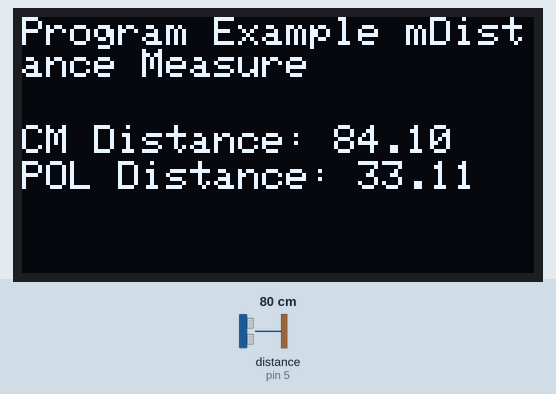
The sketch below on a simulated Arduino Nano, built with avr-gcc and run on an emulated ATmega328P. Parts: 128×64 one-colour display. Wiring (inferred from the names in the program): ultrasonic range finder: trigger pin 4; echo pin 5. The inputs (shaded band) are chosen by the test bench; at power-on: distance to the obstacle (sensor on pin 5) 80 cm. The echo pulse lasts 58.3 µs per cm.

Above: at 1.8 s.
1.9 s: distance to the obstacle (sensor on pin 5) set to 299 cm
At 2.8 s:
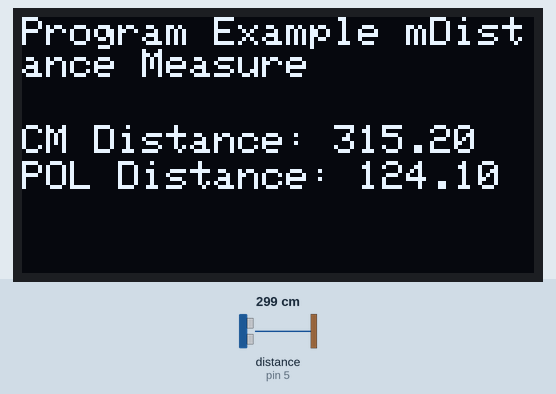
6.0 s: distance to the obstacle (sensor on pin 5) set to 2 cm
At 7.0 s:
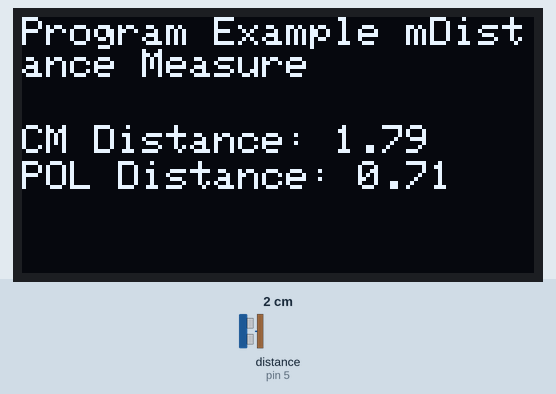
7.8 s: distance to the obstacle (sensor on pin 5) set to 4 cm
At 11.6 s:
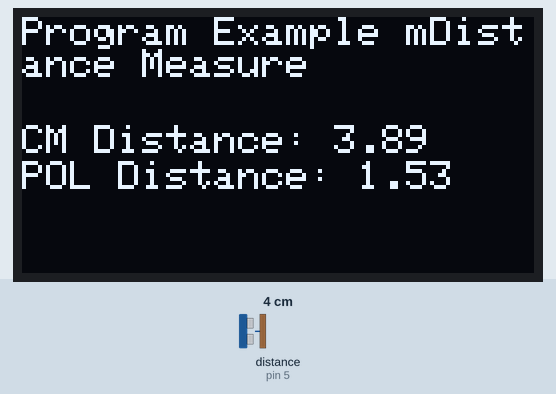
Timing chart, 0 to 13.1 s (numbered marks = the images above; inputs shaded):
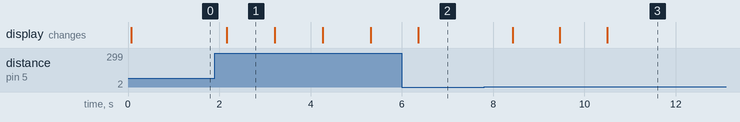

Measured:
- after the input at 1.9 s, the display: changes after 0.26 s (image 1)
- after the input at 6.0 s, the display: changes after 0.36 s (image 2)
- after the input at 7.8 s, the display: first changes after 0.63 s (image 3 shows a later state)
- what the display in image 1 shows lasts 1.0 s, from 2.2 s to 3.2 s

The sketch:

ultrassonic_sensor.ino
```cpp
/*
 * Project name: Ultrassonic Sensor HC-SR04 and Oled Display
 * Description: How to use the ultrassonic sensor and oled display to mesure a distance
 * Hostpage: https://github.com/LeandroTeodoroRJ/BareMetalLowCost_Arduino
 * Stable: Yes
 * Version: 1.0.
 * Last Uptate: 26.03.26
 * Dependences:
 *   -- Ultrasonic Created by ITead studio. Alex, Apr 20, 2010.
 *   -- Adafruit SSD1306 v.2.5.14 by Adafruit
 * Current: Yes
 * Maintainer: leandroteodoro.engenharia@gmail.com
 * Architecture: Arduino Nano V3
 * Compile/Interpreter: Arduino IDE Ver 2.3.8
 * Access: Public
 * Changelog: No
 * Readme and Documents: No
 * Links:
 *
 * Other Notes:
 *
 */

#include "Ultrasonic.h"
#include <Wire.h>
#include <Adafruit_GFX.h>
#include <Adafruit_SSD1306.h>

#define GPIO_4  4
#define GPIO_5  5
#define GPIO_3    3
#define pin_trigger GPIO_4
#define pin_echo GPIO_5
#define SCREEN_WIDTH 128
#define SCREEN_HEIGHT 64

Ultrasonic ultrasonic(pin_trigger, pin_echo);
Adafruit_SSD1306 display(SCREEN_WIDTH, SCREEN_HEIGHT, &Wire, -1);

void setup()
{
  display.begin(SSD1306_SWITCHCAPVCC, 0x3C);   //0x3C is display i2c address
  display.setTextColor(WHITE);
}

void loop()
{
  float cmMsec, inMsec;
  long microsec = ultrasonic.timing();
  cmMsec = ultrasonic.convert(microsec, Ultrasonic::CM);
  inMsec = ultrasonic.convert(microsec, Ultrasonic::IN);
  display.clearDisplay();
  display.setTextSize(1);
  display.setCursor(0, 0);         // setCursor(x, y) x:col y:rol - mesure pixel
  display.println("Program Example \mDistance Measure");
  display.setTextSize(1);
  display.setCursor(0, 27);
  display.println("CM Distance: " + String(cmMsec));
  display.setCursor(0, 36);
  display.println("POL Distance: " + String(inMsec));
  display.display();
  delay(1000);
}
```

Ultrasonic.cpp
```cpp
/*
 * Ultrasonic.cpp - Library for HC-SR04 Ultrasonic Sensing Module.
 *
 * With ideas from:
 *   Created by ITead studio. Apr 20, 2010.
 *   iteadstudio.com
 *
 * SVN Keywords
 * ----------------------------------
 * $Author: cnobile $
 * $Date: 2011-10-08 21:07:42 -0400 (Sat, 08 Oct 2011) $
 * $Revision: 35 $
 * ----------------------------------
 *
 * Centimeters Divisor
 * =========== =======
 *  15.875     26.9029
 *  46.355     27.6233
 *  92.075     28.1949
 * 137.795     28.4717
 * 183.515     28.5584
 * 229.235     28.5936
 * 274.955     28.7194
 *
 * Inches      Divisor
 * ======      =======
 *   6.25      68.3333
 *  18.25      70.1633
 *  36.25      71.6152
 *  54.25      72.3182
 *  72.25      72.5384
 *  90.25      72.6277
 * 108.25      72.9473
 */

#include <stdlib.h>
#include <string.h>
#include "Ultrasonic.h"


Ultrasonic::Ultrasonic(int tp, int ep)
    {
    pinMode(tp, OUTPUT);
    pinMode(ep, INPUT);
    _trigPin = tp;
    _echoPin = ep;
    _cmDivisor = 27.6233;
    _inDivisor = 70.1633;
    }

long Ultrasonic::timing()
    {
    digitalWrite(_trigPin, LOW);
    delayMicroseconds(2);
    digitalWrite(_trigPin, HIGH);
    delayMicroseconds(10);
    digitalWrite(_trigPin, LOW);
    return pulseIn(_echoPin, HIGH);
    }

float Ultrasonic::convert(long microsec, int metric)
    {
    // microsec / 29 / 2;
    if(metric) return microsec / _cmDivisor / 2.0;  // CM
    // microsec / 74 / 2;
    else return microsec / _inDivisor / 2.0;  // IN
    }

void Ultrasonic::setDivisor(float value, int metric)
    {
    if(metric) _cmDivisor = value;
    else _inDivisor = value;
    }

#ifdef COMPILE_STD_DEV
bool Ultrasonic::sampleCreate(size_t numBufs, ...)
    {
    bool result = false;
    va_list ap;
    _numBufs = numBufs;

    if((_pBuffers = (BufCtl *) calloc(numBufs, sizeof(BufCtl))) != NULL)
        {
        va_start(ap, numBufs);
        BufCtl *buf;
        size_t smpSize;

        for(size_t i = 0; i < _numBufs; i++)
            {
            buf = &_pBuffers[i];
            smpSize = va_arg(ap, size_t);

            if((buf->pBegin = (float *) calloc(smpSize, sizeof(float))) != NULL)
                {
                buf->pIndex = buf->pBegin;
                buf->length = smpSize;
                buf->filled = false;
                result = true;
                }
            else
                {
                result = false;
                break;
                }
            }

        va_end(ap);
        }

    if(!result) _freeBuffers();
    return result;
    }

void Ultrasonic::sampleClear()
    {
    if(_pBuffers)
        {
        BufCtl *buf;

        for(size_t i = 0; i < _numBufs; i++)
            {
            buf = &_pBuffers[i];
            memset(buf, '\0', sizeof(float) * buf->length);
            buf->pIndex = buf->pBegin;
            buf->filled = false;
            }
        }
    }

float Ultrasonic::unbiasedStdDev(float value, size_t bufNum)
    {
    float result = 0.0;

    if(_pBuffers)
        {
        BufCtl *buf = &_pBuffers[bufNum];

        if(buf->length > 1)
            {
            _sampleUpdate(buf, float(value));

            if(buf->filled)
                {
                float sum = 0.0, mean, tmp;

                for(size_t i = 0; i < buf->length; i++)
                    sum += buf->pBegin[i];

                mean = sum / buf->length;
                sum = 0.0;

                for(size_t i = 0; i < buf->length; i++)
                    {
                    tmp = buf->pBegin[i] - mean;
                    sum += (tmp * tmp);
                    }

                result = sqrt(sum / (buf->length - 1));
                //Serial.print(bufNum);
                //Serial.print(" : ");
                //Serial.println(result);
                }
            }
        }

    return result;
    }

void Ultrasonic::_sampleUpdate(BufCtl *buf, float msec)
    {
    if(buf->pIndex >= (buf->pBegin + buf->length))
        {
        buf->pIndex = buf->pBegin;
        buf->filled = true;
        }

    *(buf->pIndex++) = msec;
    }

void Ultrasonic::_freeBuffers()
    {
    if(_pBuffers)
        {
        BufCtl *buf;

        for(size_t i = 0; i < _numBufs; i++)
            {
            buf = &_pBuffers[i];
            free(buf->pBegin);
            }

        free(_pBuffers);
        }
    }
#endif // COMPILE_STD_DEV
```

Ultrasonic.h
```cpp
/*
 * Ultrasonic.h - Library for HC-SR04 Ultrasonic Sensing Module.
 *
 * With ideas from:
 *   Created by ITead studio. Alex, Apr 20, 2010.
 *   iteadstudio.com
 *
 * SVN Keywords
 * ----------------------------------
 * $Author: cnobile $
 * $Date: 2011-12-07 21:49:14 -0500 (Wed, 07 Dec 2011) $
 * $Revision: 38 $
 * ----------------------------------
 *
 * Thank you to Rowan Simms for pointing out the change in header name with
 * Arduino version 1.0 and up.
 *
 */

#ifndef ULTRASONIC_H
#define ULTRASONIC_H

#include <stddef.h>

#if defined(ARDUINO) && ARDUINO >= 100
  #include <Arduino.h>
#else
  #include <WProgram.h>
#endif

// Undefine COMPILE_STD_DEV if you don't want Standard Deviation.
#define COMPILE_STD_DEV


typedef struct bufferCtl
    {
    float *pBegin;
    float *pIndex;
    size_t length;
    bool filled;
    } BufCtl;

class Ultrasonic
    {
    public:
    Ultrasonic(int tp, int ep);
    long timing();
    float convert(long microsec, int metric);
    void setDivisor(float value, int metric);
    static const int IN = 0;
    static const int CM = 1;

#ifdef COMPILE_STD_DEV
    bool sampleCreate(size_t size, ...);
    void sampleClear();
    float unbiasedStdDev(float value, size_t bufNum);
#endif // COMPILE_STD_DEV

    private:
    int _trigPin;
    int _echoPin;
    float _cmDivisor;
    float _inDivisor;

#ifdef COMPILE_STD_DEV
    size_t _numBufs;
    BufCtl *_pBuffers;
    void _sampleUpdate(BufCtl *buf, float msec);
    void _freeBuffers();
#endif // COMPILE_STD_DEV
    };

#endif // ULTRASONIC_H
```
